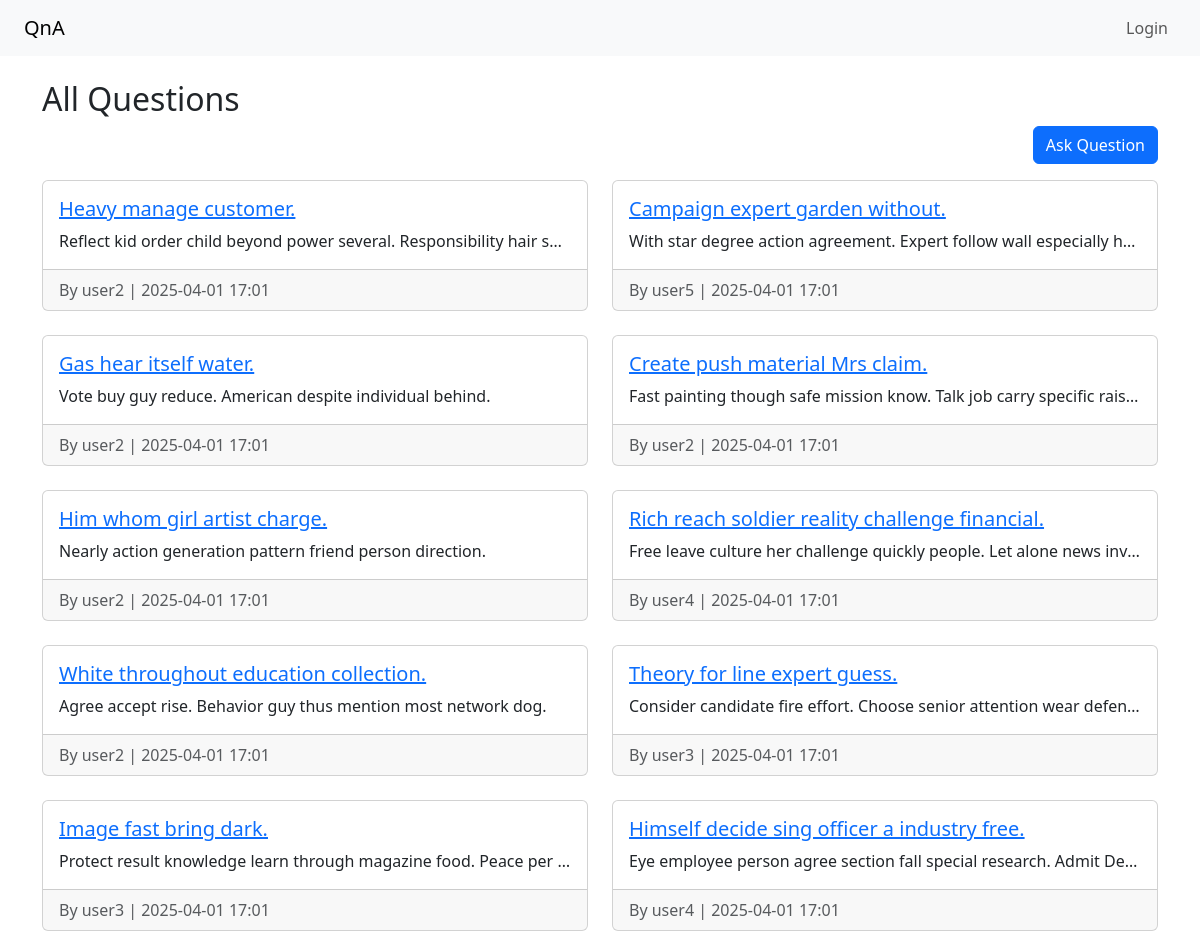
The page / on the database its author committed.
### qa/models.py (models this page shows, shortened)
class Question(models.Model):
    title = models.CharField(max_length=200)
    content = models.TextField()
    author = models.ForeignKey(User, on_delete=models.CASCADE)
    created_at = models.DateTimeField(auto_now_add=True)

### qa/views.py (the view)
# urls.py: path('', views.question_list, name='question_list'),
def question_list(request):
    questions = Question.objects.order_by('-created_at')
    return render(request, 'qa/question_list.html', {'questions': questions})

### qa/templates/qa/question_list.html
{% extends 'qa/base.html' %}
{% block content %}
    <h2>All Questions</h2>
    <div class="d-flex justify-content-end mb-3">
        <a href="{% url 'ask_question' %}" class="btn btn-primary">Ask Question</a>
    </div>
    <div class="row row-cols-1 row-cols-md-2 g-4">
        {% for question in questions %}
            <div class="col">
                <div class="card h-100">
                    <div class="card-body">
                        <h5 class="card-title">
                            <a href="{% url 'question_detail' question.pk %}">
                                {{ question.title }}
                            </a>
                        </h5>
                        <p class="card-text text-truncate">{{ question.content }}</p>
                    </div>
                    <div class="card-footer text-muted">
                        By {{ question.author.username }} | {{ question.created_at|date:"Y-m-d H:i" }}
                    </div>
                </div>
            </div>
        {% empty %}
            <p>No questions yet.</p>
        {% endfor %}
    </div>
{% endblock %}

### qa/templates/qa/base.html (shortened to what this page needs)
<!DOCTYPE html>
<html lang="en">
<head>
    <link href="https://cdn.jsdelivr.net/npm/bootstrap@5.3.2/dist/css/bootstrap.min.css" rel="stylesheet">
</head>
<body>
    <nav class="navbar navbar-expand-lg navbar-light bg-light px-4">
        <a class="navbar-brand" href="/">QnA</a>
        <div class="collapse navbar-collapse">
            <ul class="navbar-nav ms-auto">
                {% if user.is_authenticated %}
                    <li class="nav-item">
                        <span class="nav-link">👤 {{ user.username }}</span>
                    </li>
                    <li class="nav-item">
                        <a class="nav-link" href="{% url 'ask_question' %}">Ask Question</a>
                    </li>
                    <li class="nav-item">
                        <form action="{% url 'logout' %}" method="post" class="d-inline">
                            {% csrf_token %}
                            <button type="submit" class="btn btn-link nav-link" style="padding: 0;">Logout</button>
                        </form>
                    </li>
                {% else %}
                    <li class="nav-item">
                        <a class="nav-link" href="{% url 'login' %}">Login</a>
                    </li>
                {% endif %}
            </ul>
        </div>
    </nav>
    <div class="container mt-4">
        {% block content %}
        {% endblock %}
    </div>
</body>
</html>

### rows shown on the page
Question: title "Heavy manage customer.", content "Reflect kid order child beyond power several. Responsibility hair s…", author.username "user2", created_at "2025-04-01 17:01"
Question: title "Campaign expert garden without.", content "With star degree action agreement. Expert follow wall especially h…", author.username "user5", created_at "2025-04-01 17:01"
Question: title "Gas hear itself water.", content "Vote buy guy reduce. American despite individual behind.", author.username "user2", created_at "2025-04-01 17:01"
Question: title "Create push material Mrs claim.", content "Fast painting though safe mission know. Talk job carry specific rais…", author.username "user2", created_at "2025-04-01 17:01"
Question: title "Him whom girl artist charge.", content "Nearly action generation pattern friend person direction.", author.username "user2", created_at "2025-04-01 17:01"
Question: title "Rich reach soldier reality challenge financial.", content "Free leave culture her challenge quickly people. Let alone news inv…", author.username "user4", created_at "2025-04-01 17:01"
Question: title "White throughout education collection.", content "Agree accept rise. Behavior guy thus mention most network dog.", author.username "user2", created_at "2025-04-01 17:01"
Question: title "Theory for line expert guess.", content "Consider candidate fire effort. Choose senior attention wear defen…", author.username "user3", created_at "2025-04-01 17:01"
Question: title "Image fast bring dark.", content "Protect result knowledge learn through magazine food. Peace per…", author.username "user3", created_at "2025-04-01 17:01"
Question: title "Himself decide sing officer a industry free.", content "Eye employee person agree section fall special research. Admit De…", author.username "user4", created_at "2025-04-01 17:01"
